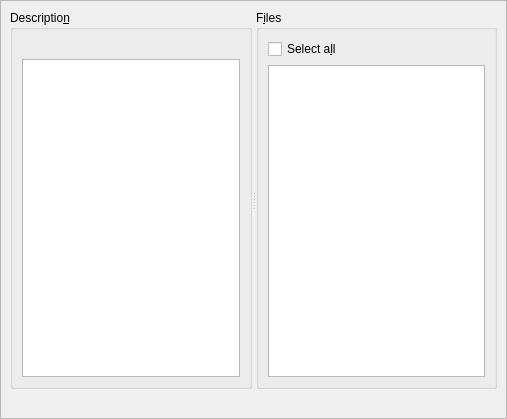
<?xml version="1.0" encoding="UTF-8"?>
<ui version="4.0">
 <class>VcsBase::SubmitEditorWidget</class>
 <widget class="QWidget" name="VcsBase::SubmitEditorWidget">
  <property name="geometry">
   <rect>
    <x>0</x>
    <y>0</y>
    <width>507</width>
    <height>419</height>
   </rect>
  </property>
  <property name="minimumSize">
   <size>
    <width>0</width>
    <height>0</height>
   </size>
  </property>
  <property name="windowTitle">
   <string>Subversion Submit</string>
  </property>
  <layout class="QVBoxLayout" name="verticalLayout_3">
   <property name="spacing">
    <number>0</number>
   </property>
   <property name="leftMargin">
    <number>0</number>
   </property>
   <property name="topMargin">
    <number>0</number>
   </property>
   <property name="rightMargin">
    <number>0</number>
   </property>
   <property name="bottomMargin">
    <number>0</number>
   </property>
   <item>
    <widget class="QScrollArea" name="scrollArea">
     <property name="widgetResizable">
      <bool>true</bool>
     </property>
     <widget class="QWidget" name="scrollAreaWidgetContents">
      <property name="geometry">
       <rect>
        <x>0</x>
        <y>0</y>
        <width>505</width>
        <height>417</height>
       </rect>
      </property>
      <property name="minimumSize">
       <size>
        <width>400</width>
        <height>400</height>
       </size>
      </property>
      <layout class="QVBoxLayout" name="vboxLayout">
       <property name="spacing">
        <number>6</number>
       </property>
       <property name="leftMargin">
        <number>9</number>
       </property>
       <property name="topMargin">
        <number>9</number>
       </property>
       <property name="rightMargin">
        <number>9</number>
       </property>
       <property name="bottomMargin">
        <number>9</number>
       </property>
       <item>
        <widget class="Core::MiniSplitter" name="splitter">
         <property name="sizePolicy">
          <sizepolicy hsizetype="Expanding" vsizetype="Expanding">
           <horstretch>0</horstretch>
           <verstretch>0</verstretch>
          </sizepolicy>
         </property>
         <property name="orientation">
          <enum>Qt::Horizontal</enum>
         </property>
         <widget class="QGroupBox" name="descriptionBox">
          <property name="title">
           <string>Descriptio&amp;n</string>
          </property>
          <property name="flat">
           <bool>true</bool>
          </property>
          <layout class="QVBoxLayout" name="descriptionLayout">
           <item>
            <widget class="QLabel" name="descriptionHint">
             <property name="text">
              <string/>
             </property>
             <property name="wordWrap">
              <bool>true</bool>
             </property>
            </widget>
           </item>
           <item>
            <widget class="Utils::CompletingTextEdit" name="description">
             <property name="acceptRichText">
              <bool>false</bool>
             </property>
            </widget>
           </item>
          </layout>
         </widget>
         <widget class="QGroupBox" name="groupBox">
          <property name="title">
           <string>F&amp;iles</string>
          </property>
          <property name="flat">
           <bool>true</bool>
          </property>
          <layout class="QVBoxLayout" name="verticalLayout_2">
           <item>
            <widget class="QCheckBox" name="checkAllCheckBox">
             <property name="text">
              <string>Select a&amp;ll</string>
             </property>
             <property name="tristate">
              <bool>false</bool>
             </property>
            </widget>
           </item>
           <item>
            <widget class="QTreeView" name="fileView"/>
           </item>
          </layout>
         </widget>
        </widget>
       </item>
       <item>
        <layout class="QHBoxLayout" name="buttonLayout">
         <property name="leftMargin">
          <number>0</number>
         </property>
         <item>
          <spacer name="horizontalSpacer">
           <property name="orientation">
            <enum>Qt::Horizontal</enum>
           </property>
           <property name="sizeHint" stdset="0">
            <size>
             <width>40</width>
             <height>20</height>
            </size>
           </property>
          </spacer>
         </item>
        </layout>
       </item>
      </layout>
     </widget>
    </widget>
   </item>
  </layout>
 </widget>
 <customwidgets>
  <customwidget>
   <class>Utils::CompletingTextEdit</class>
   <extends>QTextEdit</extends>
   <header location="global">utils/completingtextedit.h</header>
  </customwidget>
  <customwidget>
   <class>Core::MiniSplitter</class>
   <extends>QSplitter</extends>
   <header location="global">coreplugin/minisplitter.h</header>
   <container>1</container>
  </customwidget>
 </customwidgets>
 <resources/>
 <connections/>
</ui>
